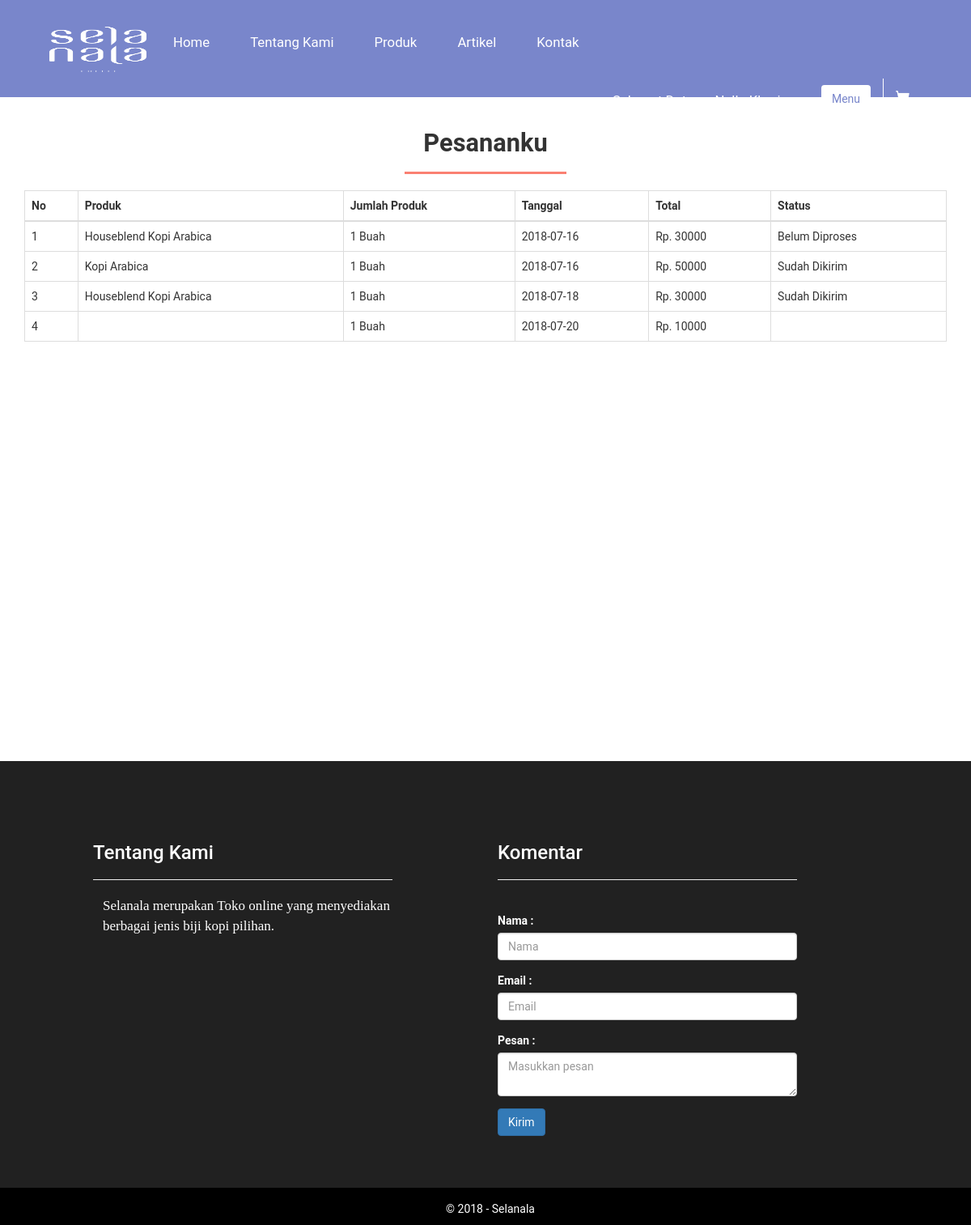
Page /pesananku.php (signed in) on the earlier database version.
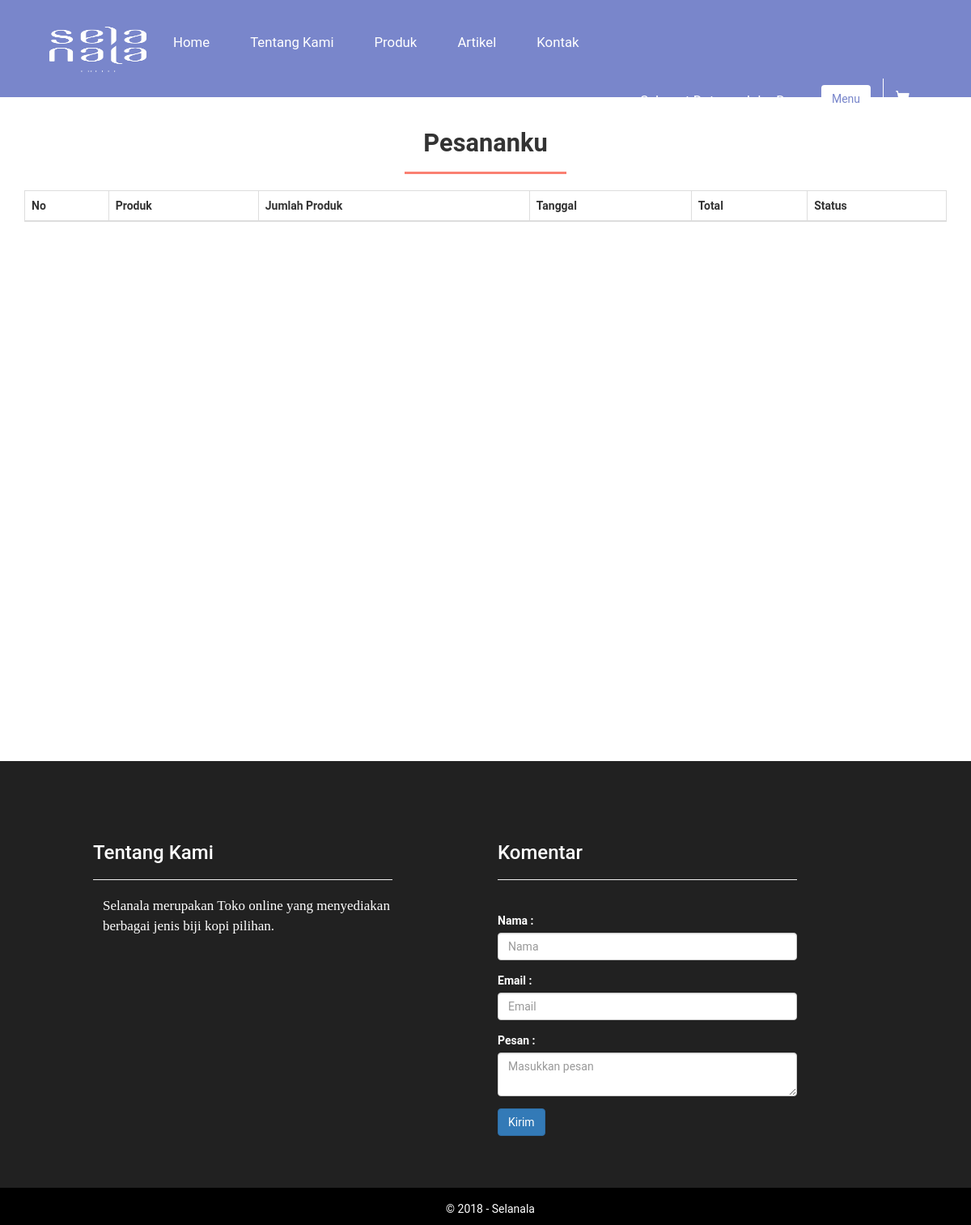
Same page on the later database version.
### tables this page shows
CREATE TABLE `tabel_user` (
  `idUser` int(5) NOT NULL,
  `namaUser` varchar(30) NOT NULL,
  `email` varchar(30) NOT NULL,
  `password` varchar(40) NOT NULL,
  `alamat` text NOT NULL,
  `telp` varchar(15) NOT NULL
);

CREATE TABLE `tabel_transaksi` (
  `idTransaksi` int(3) NOT NULL,
  `kdTransaksi` char(10) NOT NULL,
  `idUser` int(5) NOT NULL,
  `daftarBarang` text NOT NULL,
  `level` varchar(15) NOT NULL,
  `jumlah` int(5) NOT NULL,
  `tanggal` date NOT NULL,
  `total` int(15) NOT NULL,
  `status` varchar(30) NOT NULL
);

### pesananku.php (the view, shortened to what this page needs)
<!DOCTYPE html>
<html>
<head>
  <link rel="stylesheet" type="text/css" href="plugin/bootstrap/css/bootstrap.min.css">
  <link rel="stylesheet" type="text/css" href="asset/css/main.css">
</head>
<body>
<?php include('component/nav.php'); ?>
<div class="container-fluid" id="isi" >
<div class="row">
    <div class="col-xs-2 col-xs-offset-5" id="bijikopi">
      <h3 style="font-family: Roboto; font-size:2.2em;"><strong>Pesananku</strong></h3>
    </div>
</div>
<div class="container pesanan">
  <div class="row">
    <div class="col-xs-12">
      <div class="table-responsive">
        <table summary="Tabel Pesananku" class="table table-bordered table-hover">
          <thead>
            <tr>
              <th>No</th>
              <th>Produk</th>
              <th>Jumlah Produk</th>
              <th>Tanggal</th>
              <th>Total</th>
              <th>Status</th>
            </tr>
          </thead>
          <tbody>
            <?php
            require("config/config.php");
            $queryPesanan = mysqli_query($conn, "SELECT * FROM tabel_transaksi WHERE idUser='$_SESSION[idUser]' ");
            $no = 1;
            while($data = mysqli_fetch_array($queryPesanan)) {
            echo '
            <tr>
              <td>'.$no.'</td>
              <td>'.$data['daftarBarang'].'</td>
              <td>'.$data['jumlah'].' Buah</td>
              <td>'.$data['tanggal'].'</td>
              <td>Rp. '.$data['total'].'</td>
              <td>'.$data['status'].'</td>
            </tr>
            ';
            $no++;
            }
            ?>
          </tbody>
        </table>
      </div>
    </div>
  </div>
</div>
</div>
<?php include('component/footer.php'); ?>
</body>
</html>

### component/nav.php (shortened to what this page needs)
<nav class="navbar navbar-fixed">
  <div class="container-fluid">
    <div class="navbar-header">
      <a class="navbar-brand" href="index.php">
        <img style="width:10vw; height:7vh; padding-top:0px;" alt="Brand" src="asset/img/selanala.png">
      </a>
    </div>
    <div class="col-xs-6">
      <ul class="nav nav-pills kategori2">
        <li><a href="index.php">Home</a></li>
        <li><a href="tentang-kami.php">Tentang Kami</a></li>
        <li><a href="produk.php">Produk</a></li>
        <li><a href="artikel.php" >Artikel</a></li>
        <li><a href="kontak.php">Kontak</a></li>
      </ul>
    </div>
    <ul class="nav navbar-nav navbar-right" >
      <li class='visitor'>
      <?php
          require('config/config.php');
          if(isset($_SESSION['idUser'])){
            $queryUser = mysqli_query($conn, "SELECT * FROM tabel_user WHERE idUser='$_SESSION[idUser]'");
            $arrayUser = mysqli_fetch_array($queryUser);
            echo '
                Selamat Datang, '.$arrayUser['namaUser'].'
            ';
          }else{
            echo ''
            ;
          }
       ?>
      </li>
      <li>
        <?php
          if(isset($_SESSION['idUser'])){
           echo '
           <div class="dropdown show" style="margin-right: 15px;">
           <a class="btn navbar-btn" href="#" role="button" id="dropdownMenuLink" data-toggle="dropdown" aria-haspopup="true" aria-expanded="false" style="color:#7986cb;background-color: white;">
             Menu
           </a>
           <div class="dropdown-menu" aria-labelledby="dropdownMenuLink">
             <a class="dropdown-item" href="pesananku.php">Pesananku</a>
             <a class="dropdown-item" href="proses/logout.php">Logout</a>
           </div>
         </div>
           ';
          }else{
            echo '
                <button class="btn navbar-btn" id="btn-login"><b>Login</b></button>
            ';
          }
       ?>
      </li>
      <li style="border-left: 1px solid white">
      <?php
        if(isset($_SESSION['idUser'])){
          echo '
            <a class="not-active" href="keranjang.php" data-toggle="tooltip" data-placement="bottom" title="Keranjang"  ><i class="glyphicon glyphicon-shopping-cart" id="trolly"></i></a>
          ';
        }else{
          echo '
            <a class="not-active" href="#" data-toggle="tooltip" data-placement="bottom" title="Keranjang"  ><i class="glyphicon glyphicon-shopping-cart" id="trolly"></i></a>
          ';
        }
       ?>
      </li>
    </ul>
</nav>

### component/footer.php
<div class="container-fluid" id="footer">
  <div class="row">
  <div class="col-xs-4 col-xs-offset-1 text-white">
    <h3 style="font-family:Roboto">Tentang Kami </h3>
    <hr>
      <p style="padding-left:0;margin-top: 8px; font-family: Eras Demi ITC; font-size: 17px">
      Selanala merupakan Toko online yang menyediakan berbagai jenis biji kopi pilihan.</p>
    </div>
    <div class="col-xs-4 col-xs-offset-1 text-white">
    <h3 style="font-family:Roboto">Komentar </h3>
    <hr>
    <br>
      <form action="./proses/komentar.php" method="post" role="form">
        <div class="form-group">
          <label for="nama">Nama : </label>
          <input type="text" class="form-control" name="nama" placeholder="Nama">
        </div>
        <div class="form-group">
          <label for="email">Email : </label>
          <input type="text" class="form-control" name="email" placeholder="Email">
        </div>
        <div class="form-group">
          <label for="pesan">Pesan : </label>
          <textarea class="form-control" name="pesan" placeholder="Masukkan pesan "></textarea>
        </div>
        <button type="submit" class="btn btn-primary">Kirim</button>
      </form>
    </div>
  </div>
  <div class="row" id="cpy">
    <div class="col-xs-12">
      <p style="color : white; text-align: center;">&copy; 2018 - Selanala</p>
    </div>
  </div>
</div>

### asset/css/main.css (style rules this page uses)
body,html { margin:0; padding: 0; font-family: 'Roboto', sans-serif; }
.text-white { color: white !important; }
input[type="text"],textarea[type="text"]::-webkit-input-placeholder { color:black; opacity: 1 !important; }
input[type="text"],textarea[type="text"]::-moz-placeholder { color:black; opacity: 1 !important; }
nav { height: 15vh !important; background-color: #7986cb!important; border-radius: 0 !important; position: relative; !important; width: 100% !important; z-index: 2; }
.navbar-fixed > .container-fluid { padding: 0px !important; }
.navbar-brand { padding:0px !important; margin-left: 5vw !important; margin-top: 4vh !important; }
.navbar-fixed .navbar-nav { margin-right: 5vw !important; margin-top: 3vh !important; }
.navbar-fixed .navbar-nav > li > a { color: white !important; font-size: 1.1em !important; }
.navbar-fixed .navbar-nav > li > a .glyphicon { color: white !important !important; font-size: 1.1em !important; }
#footer { background-color: #212121 !important; bottom: 0; padding-top: 10vh; }
#cpy { margin-top: 8vh; background: black; padding-top: 2vh; }
textarea { resize: vertical !important; }
.pesanan { margin-top: 20px; }
.kategori2 { margin-top: 4vh; }
.kategori2 > li { margin-right: 1vw; }
.kategori2 > li > a { padding: 1vh 1.5vw; font-style: bold ; font-size: 1.2em; color: #fff; }
.visitor { padding: 2vh 1.5vw; font-size: 1.2em; color: #fff; }
#isi { min-height: 100vh; padding-bottom: 5vh; }
#bijikopi { border-bottom: 3px solid salmon; text-align:center; padding-bottom: 1vh; font-style: bold; }
.laris > .laris-box > .price-container > h4,p { margin-left: 1vw; }
ul { list-style: none !important; }

Differences in the rows shown:
removed tabel_transaksi: daftarBarang "Houseblend Kopi Arabica", jumlah "1", tanggal "2018-07-16", total "30000", status "Belum Diproses"
removed tabel_transaksi: daftarBarang "Kopi Arabica", jumlah "1", tanggal "2018-07-16", total "50000", status "Sudah Dikirim"
removed tabel_transaksi: daftarBarang "Houseblend Kopi Arabica", jumlah "1", tanggal "2018-07-18", total "30000", status "Sudah Dikirim"
removed tabel_transaksi: jumlah "1", tanggal "2018-07-20", total "10000"
changed tabel_user: namaUser "Nella Kharisma" → "John Doez"
